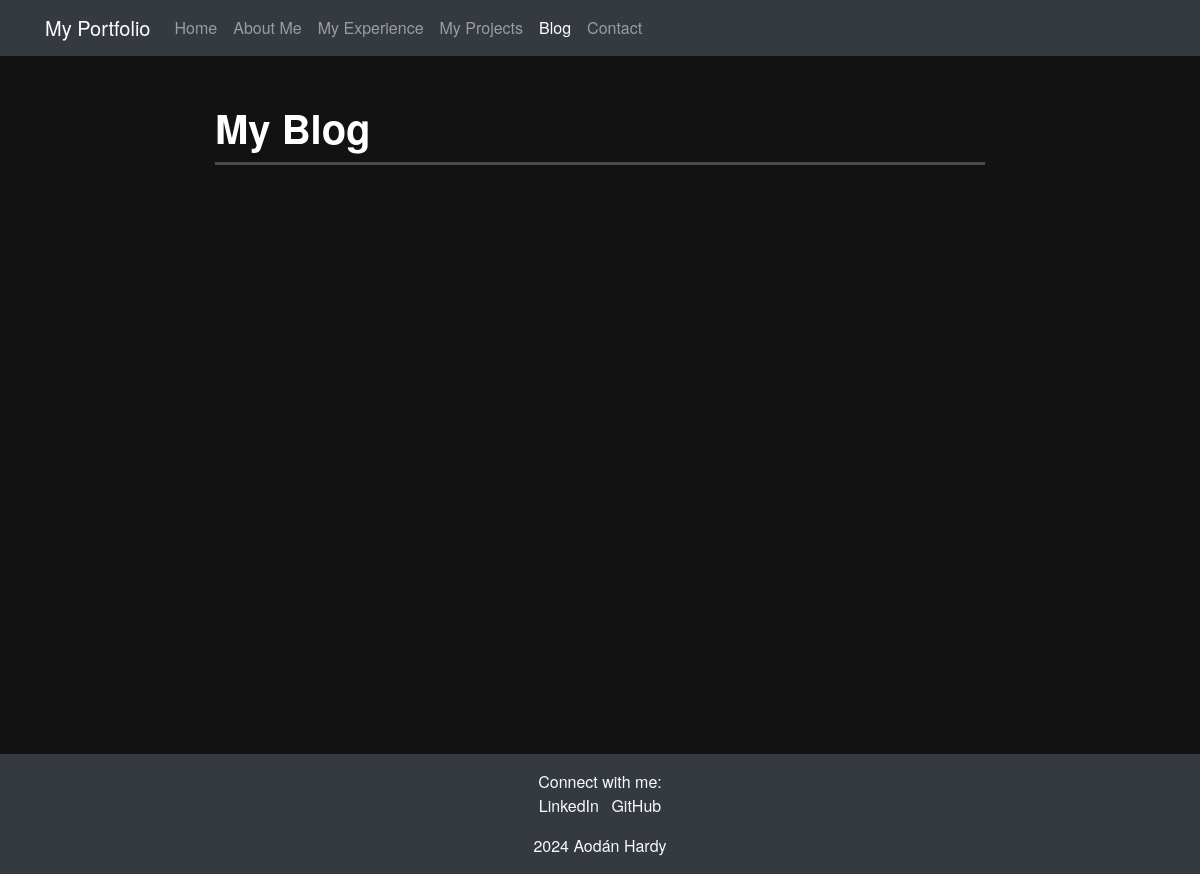
The page /blog/ on the database as committed earlier.
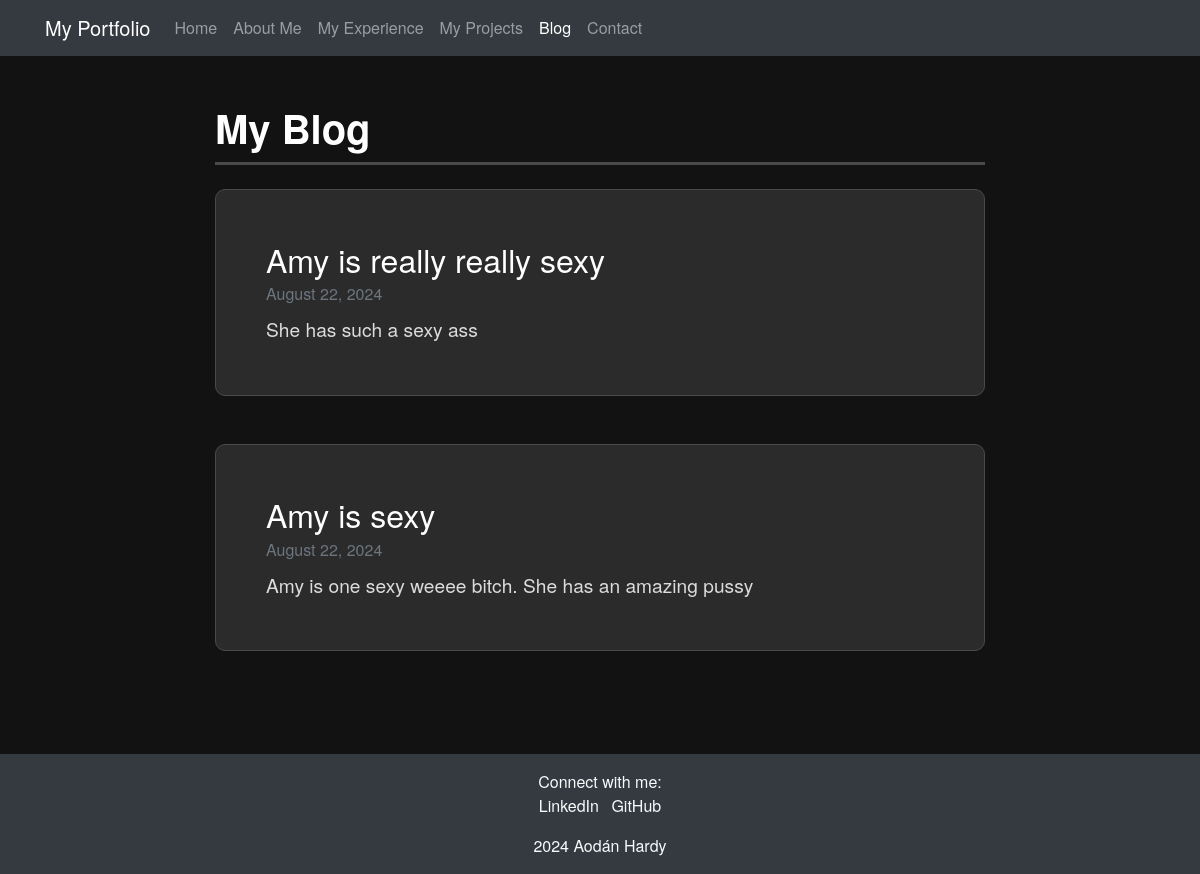
The same page on the database as committed later.
### blog/models.py (models this page shows, shortened)
class BlogPost(models.Model):
    title = models.CharField(max_length=200)
    content = models.TextField()
    published_date = models.DateTimeField(auto_now_add=True)

### blog/views.py (the view)
# urls.py: 2. Add a URL to urlpatterns:  path('blog/', include('blog.urls'))
def blog(request):
    posts = BlogPost.objects.all().order_by('-published_date')
    return render(request, 'blog/blog.html', {'posts': posts, 'request': request})

### blog/templates/blog/blog.html (shortened to what this page needs)
{% extends 'mySite/base.html' %}
{% block body %}
<div class="container blog-container mt-5">
    <h1 class="blog-title mb-4">My Blog</h1>
    <div class="row">
        {% for post in posts %}
            <div class="col-md-12 mb-5">
                <div class="card blog-post">
                    <div class="card-body">
                        <h3 class="card-title">{{ post.title }}</h3>
                        <p class="card-subtitle text-muted mb-2">
                             {{ post.published_date|date:"F j, Y" }}
                        </p>
                        <p class="card-text">{{ post.content }}</p>
                    </div>
                </div>
            </div>
        {% endfor %}
    </div>
</div>
{% endblock %}

Rows that differ between the two databases and show on the page:
added BlogPost: title "Amy is really really sexy", published_date "August 22, 2024", content "She has such a sexy ass"
added BlogPost: title "Amy is sexy", published_date "August 22, 2024", content "Amy is one sexy weeee bitch. She has an amazing pussy"
